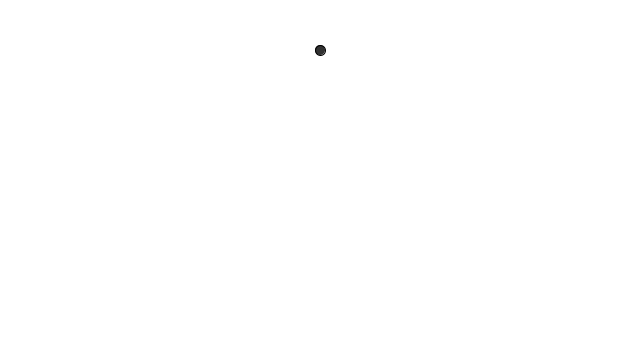
Frame 1 (no input)
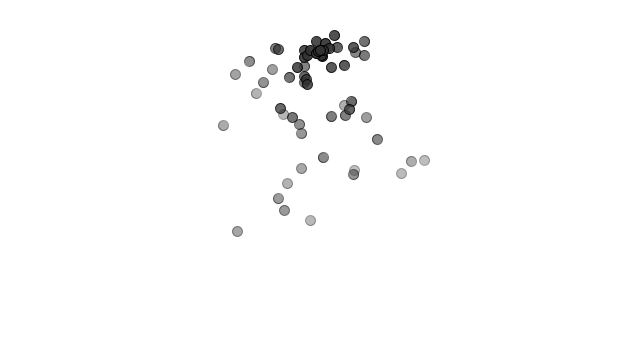
Frame 60 (the mouse pressed at the canvas centre just before this capture)
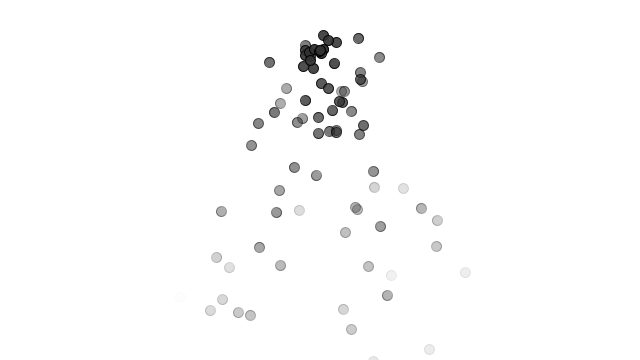
Frame 120 (the mouse held since frame 60 and released just before this capture)

The Processing sketch that drew these frames (run headless with seeded random() and noise(); from frame 60 on, the mouse is pressed at the canvas centre):

// Processing sketch: Particles_blast
// ── Particles_blast.pde
ArrayList<Particle> particle = new ArrayList<Particle>();

void setup(){
  size(640,360);
}

void draw(){
  background(255);
  particle.add(new Particle());
  
  for(int i=0; i<particle.size(); i++){
  Particle p = particle.get(i);
  PVector gravity = new PVector(0,0.1);
  p.applyForce(gravity);
  
  p.display();
  p.move();
  
  if(p.isDead()){
    particle.remove(i);
  }
  
  
}
}
// ── Particle.pde
class Particle{
  
  PVector location;
  PVector velocity;
  PVector acceleration;
  float lifespan;
  
  Particle(){
    location = new PVector(width/2,50);
    velocity = new PVector(random(-2,2),random(-2,2));
    acceleration = new PVector(0,0);
    lifespan = 255;
  }
  
  void applyForce(PVector force){
    PVector f = force.get();
    acceleration.add(f);
  }
  
  void move(){
   velocity.add(acceleration);
   location.add(velocity);
   acceleration.mult(0);
   
   lifespan -= 3;
  }
  
  boolean isDead(){
   if(lifespan<=0)
     return true;
   return false;
  }
  
  void display(){
    fill(50,lifespan);
    stroke(0,lifespan);
    strokeWeight(1);
    ellipse(location.x,location.y,10,10);
  }
  
}
